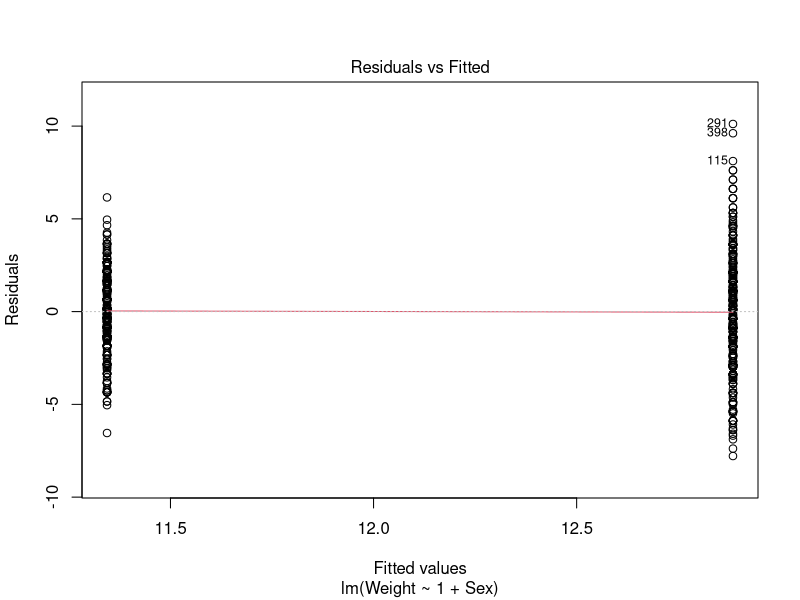
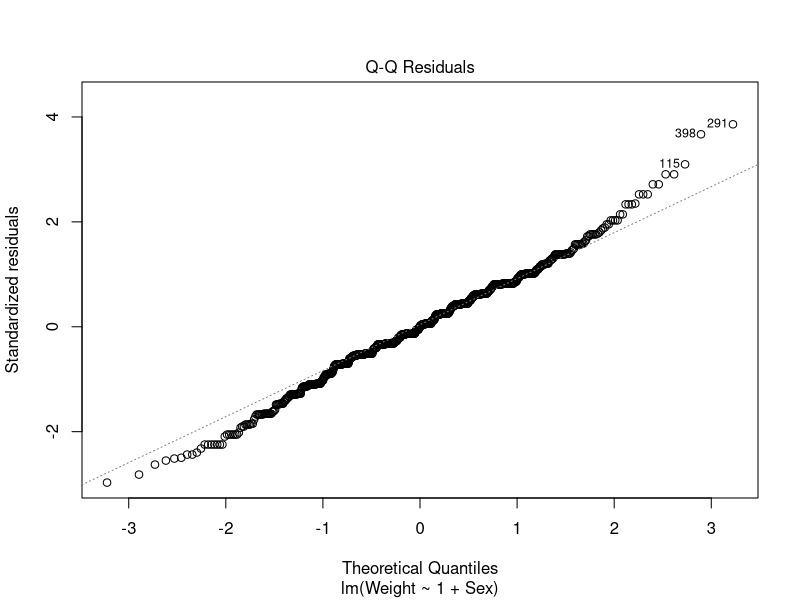
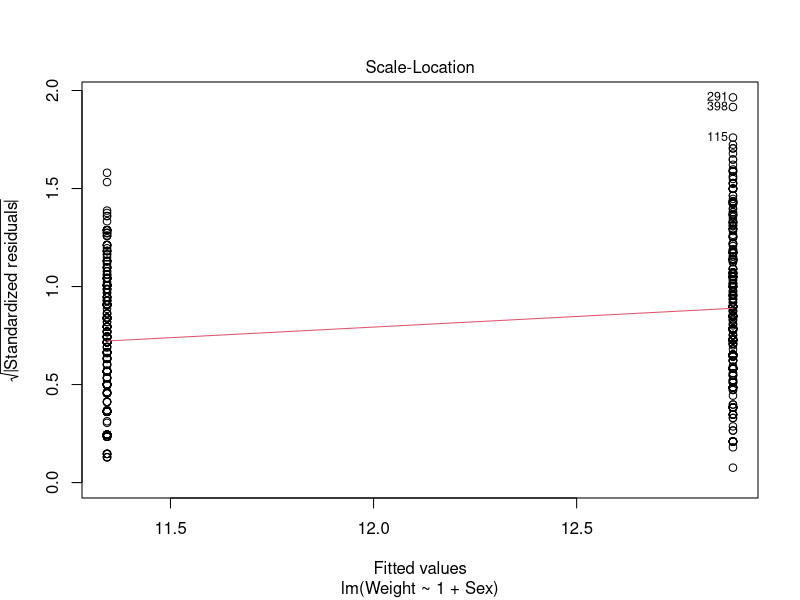
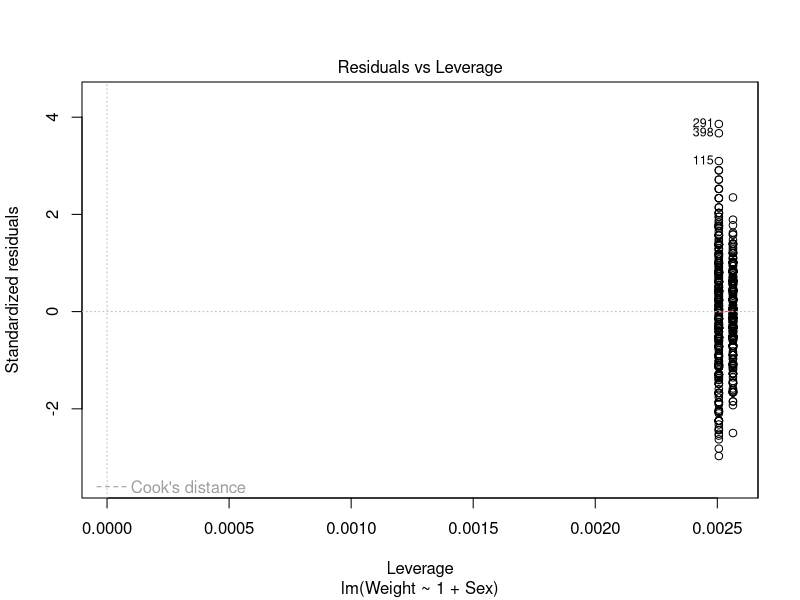

Recreate these plots in R, in order. (Note: this script raises an error after producing the figures.)
###################################################################################################
# Name: Himanshu Gupta
# student no. : 18203712
# Dataset contains data on greater white toothed shrews caught in swiss alps
# objectives: i) test whether the greater white toothed shrew shows sexual dimorphism in body weight.
#            ii) test whether juvenile shrews differ from adult shrews in their pattern of sexual
#                 dimorphism in terms of body weight.
# date: 17/06/19

rm(list = ls())      # Standard code to clear R's memory	
#load the required packages
library(emmeans)
library(MASS)

# creating the subset of males and females, removing the other values
Shrew_cleaned = read.table('Shrew_cleaned.CSV', header=T, sep=',')
shrew = droplevels(subset(Shrew_cleaned, Sex != 'X'))
shrew$Sex = as.factor(shrew$Sex)

#hypothesis, H1: There is a difference between average weight of the male and female shrews

m = lm(Weight~1+Sex, data = shrew)
plot(m)

boxcox(m)     # Find the best lambda of a Box-Cox transformation

shrew$po_wt = ((shrew$Weight^0.68)-1)/0.68
m1 = lm(po_wt~1+Sex, data = shrew)
#checking validity
plot(m1)
summary(m1)
# Reporting the results graphically
# interpreting the results

m1_eff = emmeans(m1, spec = 'Sex')
summary(m1_eff)   # power transformed means and SEs for Females and males
plot(m1_eff)
#back transforming the power transfomed wieght response to original response
m1_eff2 = update(m1_eff, tran=make.tran('boxcox',p=0.68))
summary(m1_eff2, type = 'response')
plot(m1_eff2,type = 'response', xlab = "weight in grams", intervals = T)

#####################################################################################
#Analysis for adult shrews
#H2: the average weight of adult male shrews is different than average weight
# of adult female shrews
#creating subset with only adult shrews
shrew_adults = droplevels(subset(shrew, Class =="ad"))
shrew_adults$Sex = as.factor(shrew_adults$Sex)
# fitting linear model to the data
m_ad = lm(Weight~1+Sex, data = shrew_adults)
#Checking validity
plot(m_ad)
boxcox(m_ad)
# the boxcox transform gives a value close to -1 for the lambda
shrew_adults$po_wt = -((1/shrew_adults$Weight)-1)
# fitting linear model to the power transformed data
m1_ad = lm(po_wt~1+Sex, data = shrew_adults)
summary(m1_ad)
#checking validity
plot(m1_ad)

m1_ad_eff = emmeans(m1_ad, spec = 'Sex')
summary(m1_ad_eff)
# back transforming the results
m1_ad_eff2 = update(m1_ad_eff, tran = make.tran('boxcox',p = -1))
summary(m1_ad_eff2, type = 'response')
# visualizing the results
plot(m1_ad_eff2, type = 'response', xlab = "weight in grams", intervals = T)

###########################################################################################
#Analysis for juvenile shrews
# the average weight of male juvenile shrews is different than average weight
# of female juvenile shrews

#creating subset of only juvenile shrews
shrew_juv = droplevels(subset(shrew, Class == "j"))
shrew_juv$Sex = as.factor(shrew_juv$Sex)
#fitting linear model
m_juv = lm(Weight~1+Sex, data = shrew_juv)
summary(m_juv)
plot(m_juv)
boxcox(m_juv)
m_juv_eff = emmeans(m_juv, spec = 'Sex')
plot(m_juv_eff, xlab = "weight in grams")
summary(m_juv_eff)
